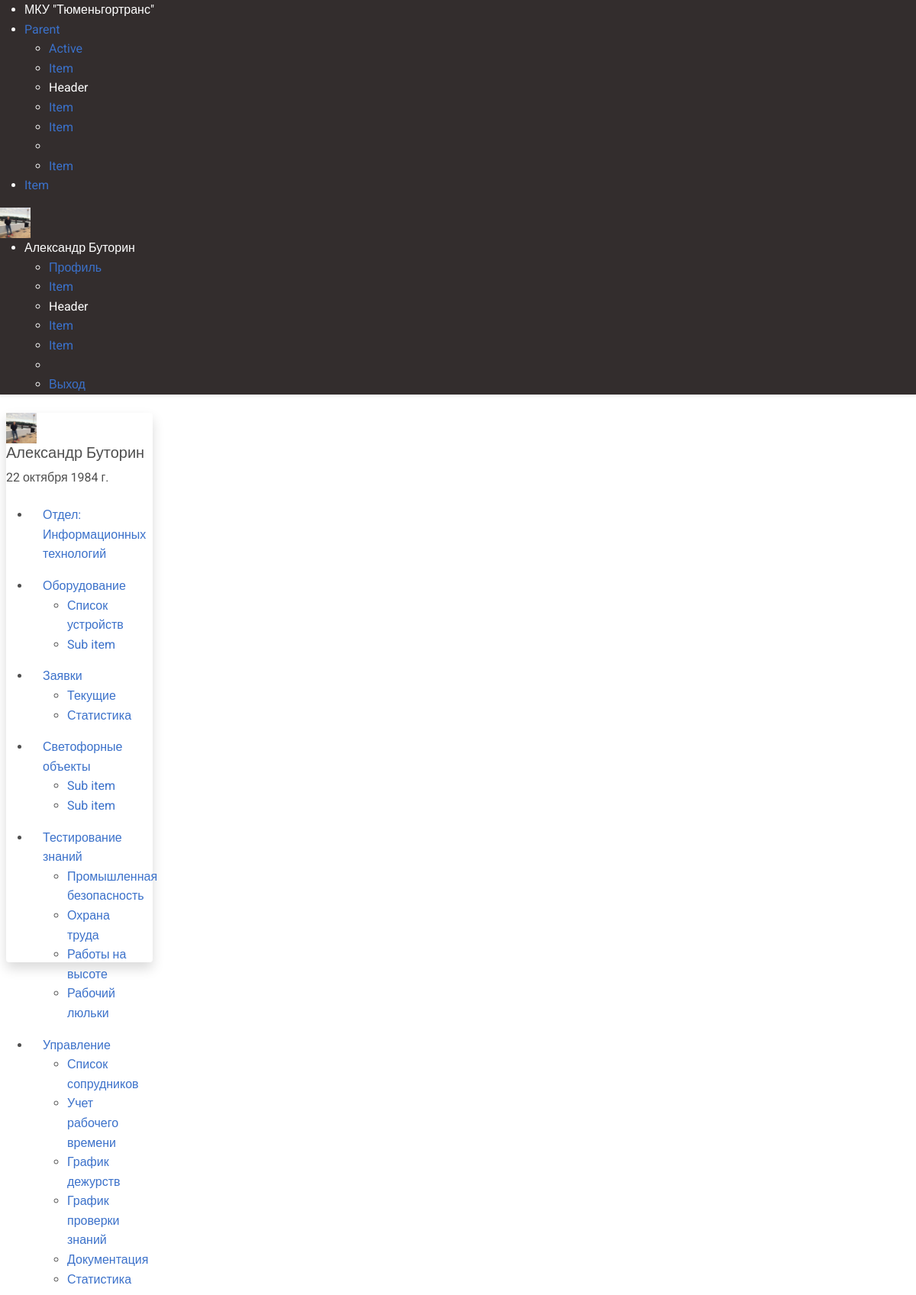
/users/main/ (signed in), run on the app's committed database.
### users/models.py (models this page shows, shortened)
class CustomUser(AbstractUser):
    middle_name = models.CharField('Отчество', max_length=50, blank=True, null=True)
    date_of_birth = models.DateField(blank=True, null=True, verbose_name='Дата рождения')
    phone_number_work = models.CharField('Рабочий телефон', max_length=16, blank=True, null=True)
    phone_number_mobile = models.CharField('Мобильный телефон', max_length=12, blank=True, null=True)
    department = models.ForeignKey(Department, blank=True, null=True,
                                   on_delete=models.CASCADE,
                                   related_name='department_set',
                                   verbose_name='Отдел')
    avatar = models.ImageField(upload_to='avatars/', blank=True, null=True)
    position = models.ForeignKey(Position, blank=True, null=True,
                                 on_delete=models.CASCADE,
                                 related_name='position_set',
                                 verbose_name='Должность')
    date_of_employment = models.DateField(blank=True, null=True, verbose_name='Дата трудоустройства')
    class Meta:
        verbose_name = 'Пользователь'
        verbose_name_plural = 'Пользователи'

class Department(models.Model):
    department = models.CharField('Отдел', max_length=50)
    slug = models.CharField('Слаг', max_length=70, blank=True)
    class Meta:
        verbose_name = "Отдел"
        verbose_name_plural = "Отделы"
    def __str__(self):
        return self.department

### users/views.py (the view)
# urls.py: path('main/', main, name='main'),
@login_required
def main(request):
    return render(request, 'users/main.html')

### templates/users/main.html (shortened to what this page needs)
{% extends 'base.html' %}
{% block navbar %}
    {% include 'components/navbar.html' %}
{% endblock %}
{% block left_sidebar %}
    {% include 'components/left_sidebar.html' %}
{% endblock %}

### templates/components/navbar.html (shortened to what this page needs)
{% load static %}
<nav class="uk-navbar-container shadow-sm bg-dark text-white">
    <div class="uk-container-expand uk-padding-small uk-padding-remove-top uk-padding-remove-bottom">
        <div uk-navbar class="">
            <div class="uk-navbar-left text-white">
                <ul class="uk-navbar-nav text-white">
                    <li class="uk-active"><a class="text-white" href="https://tgt72.ru/" target="_blank">МКУ "Тюменьгортранс"</a></li>
                    <li>
                        <a href="#">Parent </a>
                        <div class="uk-navbar-dropdown">
                            <ul class="uk-nav uk-navbar-dropdown-nav">
                                <li class="uk-active"><a href="#">Active</a></li>
                                <li><a href="#">Item</a></li>
                                <li class="uk-nav-header">Header</li>
                                <li><a href="#">Item</a></li>
                                <li><a href="#">Item</a></li>
                                <li class="uk-nav-divider"></li>
                                <li><a href="#">Item</a></li>
                            </ul>
                        </div>
                    </li>
                    <li><a href="#">Item</a></li>
                </ul>
            </div>
            <div class="uk-navbar-right">
                <div class="uk-width-auto">
                    {% if user.is_authenticated %}<img class="uk-border-circle" width="40" height="40" src="{{ user.avatar.url }}" alt="Avatar">{% endif %}
                </div>
                <ul class="uk-navbar-nav">
                    {% if user.is_authenticated %}
                    <li>
                        <a class="text-white" href="#">{{ user.first_name }} {{ user.last_name }}</a>
                        <div class="uk-navbar-dropdown">
                            <ul class="uk-nav uk-navbar-dropdown-nav">
                                <li class="uk-active"><a href="#">Профиль</a></li>
                                <li><a href="#">Item</a></li>
                                <li class="uk-nav-header">Header</li>
                                <li><a href="#">Item</a></li>
                                <li><a href="#">Item</a></li>
                                <li class="uk-nav-divider"></li>
                                <li><a href="{% url 'logout_user' %}">Выход</a></li>
                            </ul>
                        </div>
                    </li>
                    {% else %}
                    <li>
                        <a uk-icon="sign-in" href="{% url 'login_user' %}">Авторизоваться</a>
                    </li>
                    {% endif %}
                </ul>
            </div>
        </div>
    </div>
</nav>

### templates/components/left_sidebar.html (shortened to what this page needs)
{% load static %}
<div class="uk-card uk-card-default m-2 me-0 left_sidebar shadow">
    <div class="uk-card-header">
        <div class="uk-grid-small uk-flex-middle" uk-grid>
            <div class="uk-width-auto ps-0">
                <img class="uk-border-circle" width="40" height="40" src="{{ user.avatar.url }}" alt="Avatar">
            </div>
            <div class="uk-width-expand d-none d-md-block">
                <h5 class="uk-card-title uk-margin-remove-bottom">{{ user.first_name }} {{ user.last_name }}</h5>
                <p class="uk-text-meta uk-margin-remove-top">
                    <time datetime="2023-04-10T12:00">
                        {{ user.date_of_birth }}
                    </time>
                </p>
            </div>
        </div>
    </div>
    <div class="">
    <ul class="uk-nav-default" uk-nav="multiple: true">
        <li class="uk-active p-3 pt-2 pb-2"><a href="#">Отдел: {{ user.department }}</a></li>
        <li class="uk-parent p-3 pt-2 pb-2">
            <a class="" href="#">Оборудование </a>
            <ul class="uk-nav-sub">
                <li><a href="{% url 'device_list' %}">Список устройств</a></li>
                <li>
                    <a href="#">Sub item</a>
                </li>
            </ul>
        </li>
        <li class="uk-parent p-3 pt-2 pb-2">
            <a href="#">Заявки </a>
            <ul class="uk-nav-sub">
                <li class=""><a href="#">Текущие</a></li>
                <li class=""><a href="#">Статистика</a></li>
            </ul>
        </li>
        <li class="uk-parent p-3 pt-2 pb-2">
            <a href="#">Светофорные объекты </a>
            <ul class="uk-nav-sub">
                <li><a href="#">Sub item</a></li>
                <li><a href="#">Sub item</a></li>
            </ul>
        </li>
        <li class="uk-parent p-3 pt-2 pb-2">
            <a href="#">Тестирование знаний </a>
            <ul class="uk-nav-sub">
                <li><a href="#">Промышленная безопасность</a></li>
                <li><a href="#">Охрана труда</a></li>
                <li><a href="#">Работы на высоте</a></li>
                <li><a href="#">Рабочий люльки</a></li>
            </ul>
        </li>
        <li class="uk-parent p-3 pt-2 pb-2">
            <a href="#">Управление </a>
            <ul class="uk-nav-sub">
                <li class=""><a href="{% url 'user_list' %}">Список сопрудников</a></li>
                <li class=""><a href="#">Учет рабочего времени</a></li>
                <li><a href="#">График дежурств</a></li>
                <li><a href="#">График проверки знаний</a></li>
                <li><a href="#">Документация</a></li>
                <li><a href="#">Статистика</a></li>
            </ul>
        </li>
    </ul>
</div>
</div>

### static/css/styles.css (style rules this page uses)
.left_sidebar { height: 90vh; position: sticky; border-radius: 4px; }

### data on the page
CustomUser: avatar (picture), first_name "Александр", last_name "Буторин", date_of_birth "22 октября 1984 г.", department "Информационных технологий"
